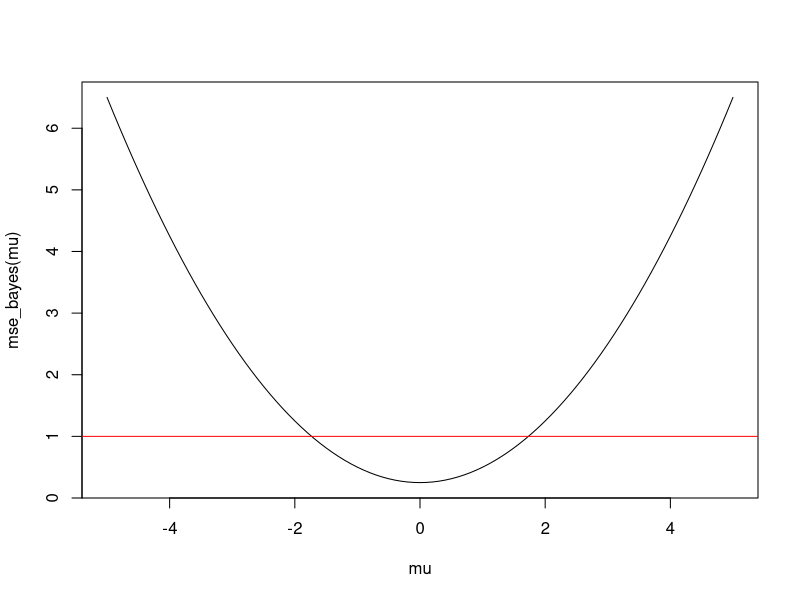

This figure's R source:
## ---- chunk 1
knitr::opts_chunk$set(echo = TRUE)
## ---- chunk 2
mse_bayes <- function(mu){
  return((mu^2 + 1)/4)
}
mu <- (0:100)/10 - 5
plot(mu, mse_bayes(mu), type = "l")
abline(h = 1, col = "red")
